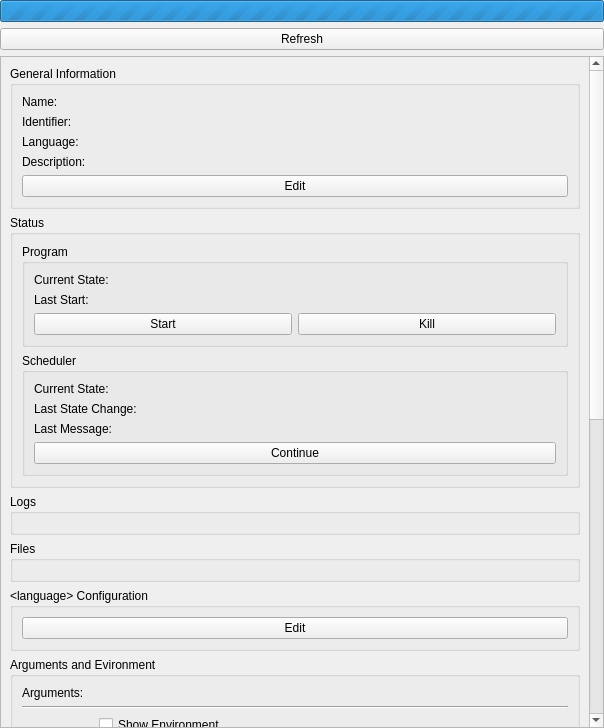
<?xml version="1.0" encoding="UTF-8"?>
<ui version="4.0">
 <class>ProgramInfoMain</class>
 <widget class="QWidget" name="ProgramInfoMain">
  <property name="geometry">
   <rect>
    <x>0</x>
    <y>0</y>
    <width>604</width>
    <height>728</height>
   </rect>
  </property>
  <property name="windowTitle">
   <string>Form</string>
  </property>
  <layout class="QVBoxLayout" name="verticalLayout_15">
   <property name="margin">
    <number>0</number>
   </property>
   <item>
    <widget class="QProgressBar" name="progress">
     <property name="maximum">
      <number>0</number>
     </property>
     <property name="value">
      <number>-1</number>
     </property>
    </widget>
   </item>
   <item>
    <widget class="QPushButton" name="button_refresh">
     <property name="text">
      <string>Refresh</string>
     </property>
    </widget>
   </item>
   <item>
    <widget class="QScrollArea" name="scroll_area">
     <property name="widgetResizable">
      <bool>true</bool>
     </property>
     <widget class="QWidget" name="scrollAreaWidgetContents">
      <property name="geometry">
       <rect>
        <x>0</x>
        <y>0</y>
        <width>586</width>
        <height>1314</height>
       </rect>
      </property>
      <layout class="QVBoxLayout" name="verticalLayout_10">
       <item>
        <widget class="QGroupBox" name="group_general">
         <property name="title">
          <string>General Information</string>
         </property>
         <layout class="QVBoxLayout" name="verticalLayout">
          <item>
           <layout class="QGridLayout" name="gridLayout">
            <item row="0" column="0">
             <widget class="QLabel" name="label_2">
              <property name="text">
               <string>Name:</string>
              </property>
             </widget>
            </item>
            <item row="1" column="0">
             <widget class="QLabel" name="label">
              <property name="text">
               <string>Identifier:</string>
              </property>
             </widget>
            </item>
            <item row="2" column="0">
             <widget class="QLabel" name="label_3">
              <property name="text">
               <string>Language:</string>
              </property>
             </widget>
            </item>
            <item row="0" column="1">
             <widget class="QLabel" name="label_name">
              <property name="sizePolicy">
               <sizepolicy hsizetype="Preferred" vsizetype="Preferred">
                <horstretch>1</horstretch>
                <verstretch>0</verstretch>
               </sizepolicy>
              </property>
              <property name="text">
               <string>&lt;name&gt;</string>
              </property>
              <property name="textFormat">
               <enum>Qt::PlainText</enum>
              </property>
              <property name="textInteractionFlags">
               <set>Qt::LinksAccessibleByMouse|Qt::TextSelectableByKeyboard|Qt::TextSelectableByMouse</set>
              </property>
             </widget>
            </item>
            <item row="1" column="1">
             <widget class="QLabel" name="label_identifier">
              <property name="text">
               <string>&lt;identifer&gt;</string>
              </property>
              <property name="textFormat">
               <enum>Qt::PlainText</enum>
              </property>
              <property name="textInteractionFlags">
               <set>Qt::LinksAccessibleByMouse|Qt::TextSelectableByKeyboard|Qt::TextSelectableByMouse</set>
              </property>
             </widget>
            </item>
            <item row="2" column="1">
             <widget class="QLabel" name="label_language">
              <property name="text">
               <string>&lt;language&gt;</string>
              </property>
              <property name="textFormat">
               <enum>Qt::PlainText</enum>
              </property>
              <property name="textInteractionFlags">
               <set>Qt::LinksAccessibleByMouse|Qt::TextSelectableByKeyboard|Qt::TextSelectableByMouse</set>
              </property>
             </widget>
            </item>
            <item row="4" column="0" colspan="2">
             <widget class="QPushButton" name="button_edit_general">
              <property name="text">
               <string>Edit</string>
              </property>
             </widget>
            </item>
            <item row="3" column="0">
             <widget class="QLabel" name="label_4">
              <property name="text">
               <string>Description:</string>
              </property>
              <property name="alignment">
               <set>Qt::AlignLeading|Qt::AlignLeft|Qt::AlignTop</set>
              </property>
             </widget>
            </item>
            <item row="3" column="1">
             <widget class="QLabel" name="label_description">
              <property name="text">
               <string>&lt;description&gt;</string>
              </property>
              <property name="textFormat">
               <enum>Qt::PlainText</enum>
              </property>
              <property name="textInteractionFlags">
               <set>Qt::LinksAccessibleByMouse|Qt::TextSelectableByKeyboard|Qt::TextSelectableByMouse</set>
              </property>
             </widget>
            </item>
           </layout>
          </item>
         </layout>
        </widget>
       </item>
       <item>
        <widget class="QGroupBox" name="groupBox_3">
         <property name="title">
          <string>Status</string>
         </property>
         <layout class="QVBoxLayout" name="verticalLayout_9">
          <item>
           <layout class="QGridLayout" name="gridLayout_4">
            <item row="1" column="0">
             <widget class="QGroupBox" name="groupBox">
              <property name="title">
               <string>Scheduler</string>
              </property>
              <layout class="QVBoxLayout" name="verticalLayout_7">
               <item>
                <layout class="QGridLayout" name="gridLayout_7">
                 <item row="2" column="0">
                  <widget class="QLabel" name="label_13">
                   <property name="text">
                    <string>Last Message:</string>
                   </property>
                   <property name="alignment">
                    <set>Qt::AlignLeading|Qt::AlignLeft|Qt::AlignTop</set>
                   </property>
                  </widget>
                 </item>
                 <item row="2" column="1">
                  <widget class="QLabel" name="label_last_scheduler_message">
                   <property name="sizePolicy">
                    <sizepolicy hsizetype="Preferred" vsizetype="Preferred">
                     <horstretch>1</horstretch>
                     <verstretch>0</verstretch>
                    </sizepolicy>
                   </property>
                   <property name="text">
                    <string>&lt;last-scheduler-message&gt;</string>
                   </property>
                   <property name="textFormat">
                    <enum>Qt::PlainText</enum>
                   </property>
                   <property name="wordWrap">
                    <bool>true</bool>
                   </property>
                   <property name="textInteractionFlags">
                    <set>Qt::LinksAccessibleByMouse|Qt::TextSelectableByKeyboard|Qt::TextSelectableByMouse</set>
                   </property>
                  </widget>
                 </item>
                 <item row="1" column="0">
                  <widget class="QLabel" name="label_5">
                   <property name="text">
                    <string>Last State Change:</string>
                   </property>
                   <property name="alignment">
                    <set>Qt::AlignLeading|Qt::AlignLeft|Qt::AlignTop</set>
                   </property>
                  </widget>
                 </item>
                 <item row="1" column="1">
                  <widget class="QLabel" name="label_last_scheduler_state_change">
                   <property name="text">
                    <string>&lt;last-scheduler-state-change&gt;</string>
                   </property>
                   <property name="textFormat">
                    <enum>Qt::PlainText</enum>
                   </property>
                   <property name="wordWrap">
                    <bool>true</bool>
                   </property>
                   <property name="textInteractionFlags">
                    <set>Qt::LinksAccessibleByMouse|Qt::TextSelectableByKeyboard|Qt::TextSelectableByMouse</set>
                   </property>
                  </widget>
                 </item>
                 <item row="0" column="0">
                  <widget class="QLabel" name="label_7">
                   <property name="text">
                    <string>Current State:</string>
                   </property>
                   <property name="alignment">
                    <set>Qt::AlignLeading|Qt::AlignLeft|Qt::AlignTop</set>
                   </property>
                  </widget>
                 </item>
                 <item row="0" column="1">
                  <widget class="QLabel" name="label_current_scheduler_state">
                   <property name="text">
                    <string>&lt;current-scheduler-state&gt;</string>
                   </property>
                   <property name="textFormat">
                    <enum>Qt::PlainText</enum>
                   </property>
                   <property name="wordWrap">
                    <bool>true</bool>
                   </property>
                   <property name="textInteractionFlags">
                    <set>Qt::LinksAccessibleByMouse|Qt::TextSelectableByKeyboard|Qt::TextSelectableByMouse</set>
                   </property>
                  </widget>
                 </item>
                 <item row="3" column="0" colspan="2">
                  <widget class="QPushButton" name="button_continue_schedule">
                   <property name="text">
                    <string>Continue</string>
                   </property>
                  </widget>
                 </item>
                </layout>
               </item>
              </layout>
             </widget>
            </item>
            <item row="0" column="0">
             <widget class="QGroupBox" name="groupBox_2">
              <property name="title">
               <string>Program</string>
              </property>
              <layout class="QVBoxLayout" name="verticalLayout_2">
               <item>
                <layout class="QGridLayout" name="gridLayout_9">
                 <item row="0" column="0">
                  <widget class="QLabel" name="label_10">
                   <property name="text">
                    <string>Current State:</string>
                   </property>
                   <property name="alignment">
                    <set>Qt::AlignLeading|Qt::AlignLeft|Qt::AlignTop</set>
                   </property>
                  </widget>
                 </item>
                 <item row="0" column="1">
                  <widget class="QLabel" name="label_program_current_state">
                   <property name="sizePolicy">
                    <sizepolicy hsizetype="Preferred" vsizetype="Preferred">
                     <horstretch>1</horstretch>
                     <verstretch>0</verstretch>
                    </sizepolicy>
                   </property>
                   <property name="text">
                    <string>&lt;current-program-state&gt;</string>
                   </property>
                   <property name="textFormat">
                    <enum>Qt::PlainText</enum>
                   </property>
                   <property name="wordWrap">
                    <bool>true</bool>
                   </property>
                   <property name="textInteractionFlags">
                    <set>Qt::LinksAccessibleByMouse|Qt::TextSelectableByKeyboard|Qt::TextSelectableByMouse</set>
                   </property>
                  </widget>
                 </item>
                 <item row="1" column="0">
                  <widget class="QLabel" name="label_35">
                   <property name="text">
                    <string>Last Start:</string>
                   </property>
                   <property name="alignment">
                    <set>Qt::AlignLeading|Qt::AlignLeft|Qt::AlignTop</set>
                   </property>
                  </widget>
                 </item>
                 <item row="1" column="1">
                  <widget class="QLabel" name="label_last_program_start">
                   <property name="sizePolicy">
                    <sizepolicy hsizetype="Preferred" vsizetype="Preferred">
                     <horstretch>1</horstretch>
                     <verstretch>0</verstretch>
                    </sizepolicy>
                   </property>
                   <property name="text">
                    <string>&lt;last-program-start&gt;</string>
                   </property>
                   <property name="textFormat">
                    <enum>Qt::PlainText</enum>
                   </property>
                   <property name="wordWrap">
                    <bool>true</bool>
                   </property>
                   <property name="textInteractionFlags">
                    <set>Qt::LinksAccessibleByMouse|Qt::TextSelectableByKeyboard|Qt::TextSelectableByMouse</set>
                   </property>
                  </widget>
                 </item>
                 <item row="2" column="0" colspan="2">
                  <layout class="QHBoxLayout" name="horizontalLayout_2">
                   <item>
                    <widget class="QPushButton" name="button_start_program">
                     <property name="text">
                      <string>Start</string>
                     </property>
                    </widget>
                   </item>
                   <item>
                    <widget class="QPushButton" name="button_kill_process">
                     <property name="text">
                      <string>Kill</string>
                     </property>
                    </widget>
                   </item>
                  </layout>
                 </item>
                </layout>
               </item>
              </layout>
             </widget>
            </item>
           </layout>
          </item>
         </layout>
        </widget>
       </item>
       <item>
        <widget class="QGroupBox" name="group_logs">
         <property name="title">
          <string>Logs</string>
         </property>
         <layout class="QVBoxLayout" name="verticalLayout_11">
          <item>
           <layout class="QVBoxLayout" name="layout_logs"/>
          </item>
         </layout>
        </widget>
       </item>
       <item>
        <widget class="QGroupBox" name="group_files">
         <property name="title">
          <string>Files</string>
         </property>
         <layout class="QVBoxLayout" name="verticalLayout_18">
          <item>
           <layout class="QVBoxLayout" name="layout_files"/>
          </item>
         </layout>
        </widget>
       </item>
       <item>
        <widget class="QGroupBox" name="group_language">
         <property name="title">
          <string>&lt;language&gt; Configuration</string>
         </property>
         <layout class="QVBoxLayout" name="verticalLayout_3">
          <item>
           <layout class="QGridLayout" name="gridLayout_3">
            <item row="1" column="0">
             <widget class="QPushButton" name="button_edit_language">
              <property name="text">
               <string>Edit</string>
              </property>
             </widget>
            </item>
            <item row="0" column="0">
             <layout class="QVBoxLayout" name="layout_language"/>
            </item>
           </layout>
          </item>
         </layout>
        </widget>
       </item>
       <item>
        <widget class="QGroupBox" name="group_arguments">
         <property name="title">
          <string>Arguments and Evironment</string>
         </property>
         <layout class="QVBoxLayout" name="verticalLayout_4">
          <item>
           <layout class="QGridLayout" name="gridLayout_2">
            <item row="3" column="0">
             <widget class="QLabel" name="label_environment_title">
              <property name="text">
               <string>Environment:</string>
              </property>
              <property name="alignment">
               <set>Qt::AlignLeading|Qt::AlignLeft|Qt::AlignTop</set>
              </property>
             </widget>
            </item>
            <item row="0" column="0">
             <widget class="QLabel" name="label_6">
              <property name="text">
               <string>Arguments:</string>
              </property>
              <property name="alignment">
               <set>Qt::AlignLeading|Qt::AlignLeft|Qt::AlignTop</set>
              </property>
             </widget>
            </item>
            <item row="0" column="1">
             <widget class="QLabel" name="label_arguments">
              <property name="sizePolicy">
               <sizepolicy hsizetype="Preferred" vsizetype="Preferred">
                <horstretch>1</horstretch>
                <verstretch>0</verstretch>
               </sizepolicy>
              </property>
              <property name="text">
               <string>&lt;arguments&gt;</string>
              </property>
              <property name="textFormat">
               <enum>Qt::PlainText</enum>
              </property>
              <property name="alignment">
               <set>Qt::AlignLeading|Qt::AlignLeft|Qt::AlignTop</set>
              </property>
              <property name="textInteractionFlags">
               <set>Qt::LinksAccessibleByMouse|Qt::TextSelectableByKeyboard|Qt::TextSelectableByMouse</set>
              </property>
             </widget>
            </item>
            <item row="3" column="1">
             <widget class="QLabel" name="label_environment">
              <property name="text">
               <string>&lt;environment&gt;</string>
              </property>
              <property name="textFormat">
               <enum>Qt::PlainText</enum>
              </property>
              <property name="alignment">
               <set>Qt::AlignLeading|Qt::AlignLeft|Qt::AlignTop</set>
              </property>
              <property name="textInteractionFlags">
               <set>Qt::LinksAccessibleByMouse|Qt::TextSelectableByKeyboard|Qt::TextSelectableByMouse</set>
              </property>
             </widget>
            </item>
            <item row="4" column="0" colspan="2">
             <widget class="QPushButton" name="button_edit_arguments">
              <property name="text">
               <string>Edit</string>
              </property>
             </widget>
            </item>
            <item row="2" column="1">
             <widget class="QCheckBox" name="check_show_environment">
              <property name="text">
               <string>Show Environment</string>
              </property>
             </widget>
            </item>
            <item row="1" column="0" colspan="2">
             <widget class="Line" name="line">
              <property name="orientation">
               <enum>Qt::Horizontal</enum>
              </property>
             </widget>
            </item>
           </layout>
          </item>
         </layout>
        </widget>
       </item>
       <item>
        <widget class="QGroupBox" name="group_stdio">
         <property name="title">
          <string>Stdio Redirection</string>
         </property>
         <layout class="QVBoxLayout" name="verticalLayout_5">
          <item>
           <layout class="QGridLayout" name="gridLayout_5">
            <item row="0" column="0">
             <widget class="QGroupBox" name="groupBox_4">
              <property name="title">
               <string>Standard Input</string>
              </property>
              <layout class="QVBoxLayout" name="verticalLayout_12">
               <item>
                <layout class="QGridLayout" name="gridLayout_11">
                 <item row="0" column="0">
                  <widget class="QLabel" name="label_9">
                   <property name="text">
                    <string>Source:</string>
                   </property>
                  </widget>
                 </item>
                 <item row="0" column="1">
                  <widget class="QLabel" name="label_stdin_source">
                   <property name="sizePolicy">
                    <sizepolicy hsizetype="Preferred" vsizetype="Preferred">
                     <horstretch>1</horstretch>
                     <verstretch>0</verstretch>
                    </sizepolicy>
                   </property>
                   <property name="text">
                    <string>&lt;stdin-source&gt;</string>
                   </property>
                   <property name="textFormat">
                    <enum>Qt::PlainText</enum>
                   </property>
                   <property name="textInteractionFlags">
                    <set>Qt::LinksAccessibleByMouse|Qt::TextSelectableByKeyboard|Qt::TextSelectableByMouse</set>
                   </property>
                  </widget>
                 </item>
                 <item row="1" column="0">
                  <widget class="QLabel" name="label_stdin_pipe_input_title">
                   <property name="text">
                    <string>Input:</string>
                   </property>
                  </widget>
                 </item>
                 <item row="1" column="1">
                  <layout class="QHBoxLayout" name="horizontalLayout">
                   <item>
                    <widget class="QLineEdit" name="edit_stdin_pipe_input"/>
                   </item>
                   <item>
                    <widget class="QPushButton" name="button_send_stdin_pipe_input">
                     <property name="text">
                      <string>Send Line</string>
                     </property>
                    </widget>
                   </item>
                  </layout>
                 </item>
                 <item row="2" column="0">
                  <widget class="QLabel" name="label_stdin_file_title">
                   <property name="text">
                    <string>File:</string>
                   </property>
                  </widget>
                 </item>
                 <item row="2" column="1">
                  <widget class="QLabel" name="label_stdin_file">
                   <property name="text">
                    <string>&lt;stdin-file&gt;</string>
                   </property>
                   <property name="textFormat">
                    <enum>Qt::PlainText</enum>
                   </property>
                   <property name="textInteractionFlags">
                    <set>Qt::LinksAccessibleByMouse|Qt::TextSelectableByKeyboard|Qt::TextSelectableByMouse</set>
                   </property>
                  </widget>
                 </item>
                </layout>
               </item>
              </layout>
             </widget>
            </item>
            <item row="1" column="0">
             <widget class="QGroupBox" name="groupBox_5">
              <property name="title">
               <string>Standard Output</string>
              </property>
              <layout class="QVBoxLayout" name="verticalLayout_13">
               <item>
                <layout class="QGridLayout" name="gridLayout_12">
                 <item row="0" column="0">
                  <widget class="QLabel" name="label_17">
                   <property name="text">
                    <string>Target:</string>
                   </property>
                  </widget>
                 </item>
                 <item row="1" column="0">
                  <widget class="QLabel" name="label_stdout_file_title">
                   <property name="text">
                    <string>File:</string>
                   </property>
                  </widget>
                 </item>
                 <item row="0" column="1">
                  <widget class="QLabel" name="label_stdout_target">
                   <property name="sizePolicy">
                    <sizepolicy hsizetype="Preferred" vsizetype="Preferred">
                     <horstretch>1</horstretch>
                     <verstretch>0</verstretch>
                    </sizepolicy>
                   </property>
                   <property name="text">
                    <string>&lt;stdout-target&gt;</string>
                   </property>
                   <property name="textFormat">
                    <enum>Qt::PlainText</enum>
                   </property>
                   <property name="textInteractionFlags">
                    <set>Qt::LinksAccessibleByMouse|Qt::TextSelectableByKeyboard|Qt::TextSelectableByMouse</set>
                   </property>
                  </widget>
                 </item>
                 <item row="1" column="1">
                  <widget class="QLabel" name="label_stdout_file">
                   <property name="text">
                    <string>&lt;stdout-file&gt;</string>
                   </property>
                   <property name="textFormat">
                    <enum>Qt::PlainText</enum>
                   </property>
                   <property name="textInteractionFlags">
                    <set>Qt::LinksAccessibleByMouse|Qt::TextSelectableByKeyboard|Qt::TextSelectableByMouse</set>
                   </property>
                  </widget>
                 </item>
                </layout>
               </item>
              </layout>
             </widget>
            </item>
            <item row="2" column="0">
             <widget class="QGroupBox" name="groupBox_6">
              <property name="title">
               <string>Standard Error</string>
              </property>
              <layout class="QVBoxLayout" name="verticalLayout_14">
               <item>
                <layout class="QGridLayout" name="gridLayout_13">
                 <item row="0" column="0">
                  <widget class="QLabel" name="label_11">
                   <property name="text">
                    <string>Target:</string>
                   </property>
                  </widget>
                 </item>
                 <item row="0" column="1">
                  <widget class="QLabel" name="label_stderr_target">
                   <property name="sizePolicy">
                    <sizepolicy hsizetype="Preferred" vsizetype="Preferred">
                     <horstretch>1</horstretch>
                     <verstretch>0</verstretch>
                    </sizepolicy>
                   </property>
                   <property name="text">
                    <string>&lt;stderr-target&gt;</string>
                   </property>
                   <property name="textFormat">
                    <enum>Qt::PlainText</enum>
                   </property>
                   <property name="textInteractionFlags">
                    <set>Qt::LinksAccessibleByMouse|Qt::TextSelectableByKeyboard|Qt::TextSelectableByMouse</set>
                   </property>
                  </widget>
                 </item>
                 <item row="1" column="0">
                  <widget class="QLabel" name="label_stderr_file_title">
                   <property name="text">
                    <string>File:</string>
                   </property>
                  </widget>
                 </item>
                 <item row="1" column="1">
                  <widget class="QLabel" name="label_stderr_file">
                   <property name="text">
                    <string>&lt;stderr-file&gt;</string>
                   </property>
                   <property name="textFormat">
                    <enum>Qt::PlainText</enum>
                   </property>
                   <property name="textInteractionFlags">
                    <set>Qt::LinksAccessibleByMouse|Qt::TextSelectableByKeyboard|Qt::TextSelectableByMouse</set>
                   </property>
                  </widget>
                 </item>
                </layout>
               </item>
              </layout>
             </widget>
            </item>
            <item row="3" column="0">
             <widget class="QPushButton" name="button_edit_stdio">
              <property name="text">
               <string>Edit</string>
              </property>
             </widget>
            </item>
           </layout>
          </item>
         </layout>
        </widget>
       </item>
       <item>
        <widget class="QGroupBox" name="group_schedule">
         <property name="title">
          <string>Schedule</string>
         </property>
         <layout class="QVBoxLayout" name="verticalLayout_6">
          <item>
           <layout class="QGridLayout" name="gridLayout_6">
            <item row="4" column="0" colspan="2">
             <widget class="QPushButton" name="button_edit_schedule">
              <property name="text">
               <string>Edit</string>
              </property>
             </widget>
            </item>
            <item row="0" column="0">
             <widget class="QLabel" name="label_14">
              <property name="text">
               <string>Mode:</string>
              </property>
             </widget>
            </item>
            <item row="0" column="1">
             <widget class="QLabel" name="label_start_mode">
              <property name="sizePolicy">
               <sizepolicy hsizetype="Preferred" vsizetype="Preferred">
                <horstretch>1</horstretch>
                <verstretch>0</verstretch>
               </sizepolicy>
              </property>
              <property name="text">
               <string>&lt;start-mode&gt;</string>
              </property>
              <property name="textFormat">
               <enum>Qt::PlainText</enum>
              </property>
              <property name="textInteractionFlags">
               <set>Qt::LinksAccessibleByMouse|Qt::TextSelectableByKeyboard|Qt::TextSelectableByMouse</set>
              </property>
             </widget>
            </item>
            <item row="1" column="0">
             <widget class="QLabel" name="label_start_interval_title">
              <property name="text">
               <string>Interval:</string>
              </property>
             </widget>
            </item>
            <item row="2" column="0">
             <widget class="QLabel" name="label_start_fields_title">
              <property name="text">
               <string>Fields:</string>
              </property>
             </widget>
            </item>
            <item row="1" column="1">
             <widget class="QLabel" name="label_start_interval">
              <property name="text">
               <string>&lt;start-interval&gt;</string>
              </property>
              <property name="textFormat">
               <enum>Qt::PlainText</enum>
              </property>
              <property name="textInteractionFlags">
               <set>Qt::LinksAccessibleByMouse|Qt::TextSelectableByKeyboard|Qt::TextSelectableByMouse</set>
              </property>
             </widget>
            </item>
            <item row="2" column="1">
             <widget class="QLabel" name="label_start_fields">
              <property name="text">
               <string>&lt;start-fields&gt;</string>
              </property>
              <property name="textFormat">
               <enum>Qt::PlainText</enum>
              </property>
              <property name="textInteractionFlags">
               <set>Qt::LinksAccessibleByMouse|Qt::TextSelectableByKeyboard|Qt::TextSelectableByMouse</set>
              </property>
             </widget>
            </item>
            <item row="3" column="0">
             <widget class="QLabel" name="label_continue_after_error_title">
              <property name="text">
               <string>Continue After Error:</string>
              </property>
             </widget>
            </item>
            <item row="3" column="1">
             <widget class="QLabel" name="label_continue_after_error">
              <property name="text">
               <string>&lt;continue-after-error&gt;</string>
              </property>
              <property name="textFormat">
               <enum>Qt::PlainText</enum>
              </property>
              <property name="textInteractionFlags">
               <set>Qt::LinksAccessibleByMouse|Qt::TextSelectableByKeyboard|Qt::TextSelectableByMouse</set>
              </property>
             </widget>
            </item>
           </layout>
          </item>
         </layout>
        </widget>
       </item>
      </layout>
     </widget>
    </widget>
   </item>
  </layout>
 </widget>
 <tabstops>
  <tabstop>button_refresh</tabstop>
  <tabstop>scroll_area</tabstop>
  <tabstop>button_edit_general</tabstop>
  <tabstop>button_edit_language</tabstop>
  <tabstop>button_edit_arguments</tabstop>
  <tabstop>button_edit_stdio</tabstop>
 </tabstops>
 <resources/>
 <connections/>
</ui>
